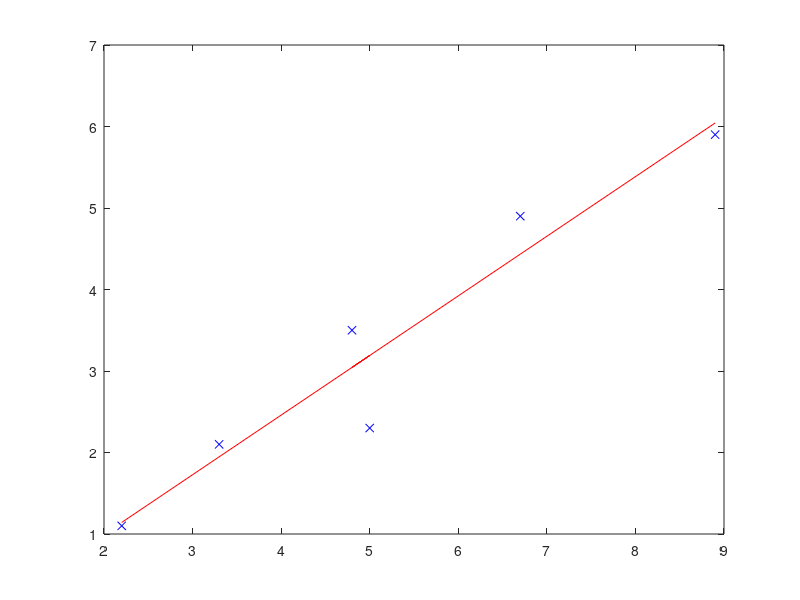

This figure's MATLAB source:
%% Clear
clear all;close all;
%% Variables
x = [2.2, 3.3, 5, 4.8, 6.7, 8.9]';
y = [1.1, 2.1, 2.3, 3.5, 4.9, 5.9]';
% xnew = [1.1,2.1,3.1,4.0,4.9,5.9]';
%% Model Order;
order = 1;
X = [];
Xnew = [];
for i = 0 : order;
    X = [X x.^i];
%     Xnew = [Xnew xnew.^i];
end
%% Learn model
w = inv(X'*X)*X'*y;
%% Compute Predictions
% pred = w' * Xnew'; 
pred = X * w;
%% Loss
difference = [x, pred, pred - x];
loss = mean((pred - y).^2);
%% Learn model numerically
meanx = mean(x);
meany = mean(y);
meanxy = mean(x.*y);
sqmeanx = mean(x)^2;
meanxsq = mean(x.^2);
w1 = (meanxy - meanx * meany) / (meanxsq - sqmeanx);
w0 = meany - w1 * meanx;
%% Plot model
plot(x,y,'bx');
hold on;
plot(x, X * w, 'r');
% plot(x, pred, 'b');


%% Squeared Euclidiean Distance

x = [-1;0]
y = [2;1];

g = x - y

Euc = g'*g
